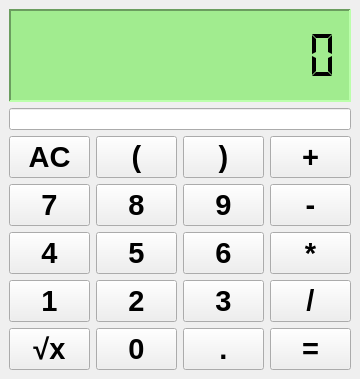
<?xml version="1.0" encoding="UTF-8"?>
<ui version="4.0">
 <class>MainWindow</class>
 <widget class="QMainWindow" name="MainWindow">
  <property name="geometry">
   <rect>
    <x>0</x>
    <y>0</y>
    <width>360</width>
    <height>379</height>
   </rect>
  </property>
  <property name="windowTitle">
   <string>Qalculator</string>
  </property>
  <widget class="QWidget" name="centralwidget">
   <layout class="QHBoxLayout" name="horizontalLayout">
    <item>
     <layout class="QVBoxLayout" name="verticalLayout">
      <item>
       <widget class="QLCDNumber" name="lcd">
        <property name="styleSheet">
         <string notr="true">background-color: rgb(161, 236, 143);</string>
        </property>
        <property name="frameShape">
         <enum>QFrame::Panel</enum>
        </property>
        <property name="frameShadow">
         <enum>QFrame::Sunken</enum>
        </property>
        <property name="lineWidth">
         <number>2</number>
        </property>
        <property name="smallDecimalPoint">
         <bool>true</bool>
        </property>
        <property name="numDigits">
         <number>11</number>
        </property>
        <property name="segmentStyle">
         <enum>QLCDNumber::Flat</enum>
        </property>
       </widget>
      </item>
      <item>
       <widget class="QLineEdit" name="lineEdit">
        <property name="readOnly">
         <bool>true</bool>
        </property>
       </widget>
      </item>
      <item>
       <layout class="QGridLayout" name="gridLayout_2">
        <item row="1" column="3">
         <widget class="QPushButton" name="minus">
          <property name="font">
           <font>
            <pointsize>22</pointsize>
            <weight>75</weight>
            <bold>true</bold>
           </font>
          </property>
          <property name="autoFillBackground">
           <bool>false</bool>
          </property>
          <property name="text">
           <string>-</string>
          </property>
          <property name="shortcut">
           <string>-</string>
          </property>
         </widget>
        </item>
        <item row="2" column="3">
         <widget class="QPushButton" name="multiply">
          <property name="font">
           <font>
            <pointsize>22</pointsize>
            <weight>75</weight>
            <bold>true</bold>
           </font>
          </property>
          <property name="autoFillBackground">
           <bool>false</bool>
          </property>
          <property name="text">
           <string>*</string>
          </property>
          <property name="shortcut">
           <string>*</string>
          </property>
         </widget>
        </item>
        <item row="3" column="1">
         <widget class="QPushButton" name="b2">
          <property name="font">
           <font>
            <pointsize>22</pointsize>
            <weight>75</weight>
            <bold>true</bold>
           </font>
          </property>
          <property name="autoFillBackground">
           <bool>false</bool>
          </property>
          <property name="text">
           <string>2</string>
          </property>
          <property name="shortcut">
           <string>2</string>
          </property>
         </widget>
        </item>
        <item row="3" column="0">
         <widget class="QPushButton" name="b1">
          <property name="font">
           <font>
            <pointsize>22</pointsize>
            <weight>75</weight>
            <bold>true</bold>
           </font>
          </property>
          <property name="autoFillBackground">
           <bool>false</bool>
          </property>
          <property name="text">
           <string>1</string>
          </property>
          <property name="shortcut">
           <string>1</string>
          </property>
         </widget>
        </item>
        <item row="2" column="1">
         <widget class="QPushButton" name="b5">
          <property name="font">
           <font>
            <pointsize>22</pointsize>
            <weight>75</weight>
            <bold>true</bold>
           </font>
          </property>
          <property name="autoFillBackground">
           <bool>false</bool>
          </property>
          <property name="text">
           <string>5</string>
          </property>
          <property name="shortcut">
           <string>5</string>
          </property>
         </widget>
        </item>
        <item row="3" column="2">
         <widget class="QPushButton" name="b3">
          <property name="font">
           <font>
            <pointsize>22</pointsize>
            <weight>75</weight>
            <bold>true</bold>
           </font>
          </property>
          <property name="autoFillBackground">
           <bool>false</bool>
          </property>
          <property name="text">
           <string>3</string>
          </property>
          <property name="shortcut">
           <string>3</string>
          </property>
         </widget>
        </item>
        <item row="2" column="2">
         <widget class="QPushButton" name="b6">
          <property name="font">
           <font>
            <pointsize>22</pointsize>
            <weight>75</weight>
            <bold>true</bold>
           </font>
          </property>
          <property name="autoFillBackground">
           <bool>false</bool>
          </property>
          <property name="text">
           <string>6</string>
          </property>
          <property name="shortcut">
           <string>6</string>
          </property>
         </widget>
        </item>
        <item row="1" column="2">
         <widget class="QPushButton" name="b9">
          <property name="font">
           <font>
            <pointsize>22</pointsize>
            <weight>75</weight>
            <bold>true</bold>
           </font>
          </property>
          <property name="autoFillBackground">
           <bool>false</bool>
          </property>
          <property name="text">
           <string>9</string>
          </property>
          <property name="shortcut">
           <string>9</string>
          </property>
         </widget>
        </item>
        <item row="2" column="0">
         <widget class="QPushButton" name="b4">
          <property name="font">
           <font>
            <pointsize>22</pointsize>
            <weight>75</weight>
            <bold>true</bold>
           </font>
          </property>
          <property name="autoFillBackground">
           <bool>false</bool>
          </property>
          <property name="text">
           <string>4</string>
          </property>
          <property name="shortcut">
           <string>4</string>
          </property>
         </widget>
        </item>
        <item row="3" column="3">
         <widget class="QPushButton" name="divide">
          <property name="font">
           <font>
            <pointsize>22</pointsize>
            <weight>75</weight>
            <bold>true</bold>
           </font>
          </property>
          <property name="autoFillBackground">
           <bool>false</bool>
          </property>
          <property name="text">
           <string>/</string>
          </property>
          <property name="shortcut">
           <string>/</string>
          </property>
         </widget>
        </item>
        <item row="1" column="1">
         <widget class="QPushButton" name="b8">
          <property name="font">
           <font>
            <pointsize>22</pointsize>
            <weight>75</weight>
            <bold>true</bold>
           </font>
          </property>
          <property name="autoFillBackground">
           <bool>false</bool>
          </property>
          <property name="text">
           <string>8</string>
          </property>
          <property name="shortcut">
           <string>8</string>
          </property>
         </widget>
        </item>
        <item row="1" column="0">
         <widget class="QPushButton" name="b7">
          <property name="font">
           <font>
            <pointsize>22</pointsize>
            <weight>75</weight>
            <bold>true</bold>
           </font>
          </property>
          <property name="autoFillBackground">
           <bool>false</bool>
          </property>
          <property name="text">
           <string>7</string>
          </property>
          <property name="shortcut">
           <string>7</string>
          </property>
         </widget>
        </item>
        <item row="0" column="3">
         <widget class="QPushButton" name="plus">
          <property name="font">
           <font>
            <pointsize>22</pointsize>
            <weight>75</weight>
            <bold>true</bold>
           </font>
          </property>
          <property name="autoFillBackground">
           <bool>false</bool>
          </property>
          <property name="text">
           <string>+</string>
          </property>
          <property name="shortcut">
           <string>+</string>
          </property>
         </widget>
        </item>
        <item row="0" column="1">
         <widget class="QPushButton" name="startbracket">
          <property name="font">
           <font>
            <pointsize>22</pointsize>
            <weight>75</weight>
            <bold>true</bold>
           </font>
          </property>
          <property name="text">
           <string>(</string>
          </property>
          <property name="shortcut">
           <string>(</string>
          </property>
         </widget>
        </item>
        <item row="0" column="2">
         <widget class="QPushButton" name="endbracket">
          <property name="font">
           <font>
            <pointsize>22</pointsize>
            <weight>75</weight>
            <bold>true</bold>
           </font>
          </property>
          <property name="text">
           <string>)</string>
          </property>
          <property name="shortcut">
           <string>)</string>
          </property>
         </widget>
        </item>
        <item row="0" column="0">
         <widget class="QPushButton" name="clrAll">
          <property name="font">
           <font>
            <pointsize>22</pointsize>
            <weight>75</weight>
            <bold>true</bold>
           </font>
          </property>
          <property name="text">
           <string>AC</string>
          </property>
          <property name="shortcut">
           <string>Del</string>
          </property>
         </widget>
        </item>
        <item row="4" column="3">
         <widget class="QPushButton" name="equals">
          <property name="font">
           <font>
            <pointsize>22</pointsize>
            <weight>75</weight>
            <bold>true</bold>
           </font>
          </property>
          <property name="text">
           <string>=</string>
          </property>
          <property name="shortcut">
           <string>=</string>
          </property>
         </widget>
        </item>
        <item row="4" column="2">
         <widget class="QPushButton" name="point">
          <property name="font">
           <font>
            <pointsize>22</pointsize>
            <weight>75</weight>
            <bold>true</bold>
           </font>
          </property>
          <property name="autoFillBackground">
           <bool>false</bool>
          </property>
          <property name="text">
           <string>.</string>
          </property>
          <property name="shortcut">
           <string>.</string>
          </property>
         </widget>
        </item>
        <item row="4" column="1">
         <widget class="QPushButton" name="b0">
          <property name="font">
           <font>
            <pointsize>22</pointsize>
            <weight>75</weight>
            <bold>true</bold>
           </font>
          </property>
          <property name="autoFillBackground">
           <bool>false</bool>
          </property>
          <property name="text">
           <string>0</string>
          </property>
          <property name="shortcut">
           <string>0</string>
          </property>
         </widget>
        </item>
        <item row="4" column="0">
         <widget class="QPushButton" name="root">
          <property name="font">
           <font>
            <pointsize>22</pointsize>
            <weight>75</weight>
            <bold>true</bold>
           </font>
          </property>
          <property name="text">
           <string>√x</string>
          </property>
         </widget>
        </item>
       </layout>
      </item>
     </layout>
    </item>
   </layout>
  </widget>
 </widget>
 <resources/>
 <connections/>
</ui>
